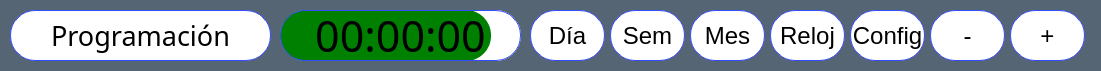
   <widget class="QGroupBox" name="gb_3">
    <property name="geometry">
     <rect>
      <x>0</x>
      <y>140</y>
      <width>1101</width>
      <height>71</height>
     </rect>
    </property>
    <property name="styleSheet">
     <string notr="true">background-color: #566573;
border: transparent;

</string>
    </property>
    <property name="title">
     <string/>
    </property>
    <widget class="QPushButton" name="push_Mes_3">
     <property name="geometry">
      <rect>
       <x>690</x>
       <y>10</y>
       <width>75</width>
       <height>51</height>
      </rect>
     </property>
     <property name="font">
      <font>
       <pointsize>18</pointsize>
      </font>
     </property>
     <property name="styleSheet">
      <string notr="true">background-color: white;
border-radius: 25px;
border: 1px solid #334CFF;</string>
     </property>
     <property name="text">
      <string>Mes</string>
     </property>
    </widget>
    <widget class="QPushButton" name="push_Sem_3">
     <property name="geometry">
      <rect>
       <x>610</x>
       <y>10</y>
       <width>75</width>
       <height>51</height>
      </rect>
     </property>
     <property name="font">
      <font>
       <pointsize>18</pointsize>
      </font>
     </property>
     <property name="styleSheet">
      <string notr="true">background-color: white;
border-radius: 25px;
border: 1px solid #334CFF;</string>
     </property>
     <property name="text">
      <string>Sem</string>
     </property>
    </widget>
    <widget class="QPushButton" name="push_Dia_3">
     <property name="geometry">
      <rect>
       <x>530</x>
       <y>10</y>
       <width>75</width>
       <height>51</height>
      </rect>
     </property>
     <property name="font">
      <font>
       <pointsize>18</pointsize>
      </font>
     </property>
     <property name="styleSheet">
      <string notr="true">background-color: white;
border-radius: 25px;
border: 1px solid #334CFF;</string>
     </property>
     <property name="text">
      <string>Día</string>
     </property>
    </widget>
    <widget class="QPushButton" name="push_Act_3">
     <property name="geometry">
      <rect>
       <x>10</x>
       <y>10</y>
       <width>261</width>
       <height>51</height>
      </rect>
     </property>
     <property name="font">
      <font>
       <family>Bahnschrift Light</family>
       <pointsize>20</pointsize>
      </font>
     </property>
     <property name="styleSheet">
      <string notr="true">background-color: white;
border: 1px solid #334CFF;
border-radius: 25px;</string>
     </property>
     <property name="text">
      <string>Programación</string>
     </property>
    </widget>
    <widget class="QPushButton" name="push_reloj_3">
     <property name="geometry">
      <rect>
       <x>770</x>
       <y>10</y>
       <width>75</width>
       <height>51</height>
      </rect>
     </property>
     <property name="font">
      <font>
       <pointsize>18</pointsize>
      </font>
     </property>
     <property name="styleSheet">
      <string notr="true">background-color: white;
border-radius: 25px;
border: 1px solid #334CFF;</string>
     </property>
     <property name="text">
      <string>Reloj</string>
     </property>
    </widget>
    <widget class="QPushButton" name="push_Config_3">
     <property name="geometry">
      <rect>
       <x>850</x>
       <y>10</y>
       <width>75</width>
       <height>51</height>
      </rect>
     </property>
     <property name="font">
      <font>
       <pointsize>18</pointsize>
      </font>
     </property>
     <property name="styleSheet">
      <string notr="true">background-color: white;
border-radius: 25px;
border: 1px solid #334CFF;</string>
     </property>
     <property name="text">
      <string>Config</string>
     </property>
    </widget>
    <widget class="QPushButton" name="push_Resta_3">
     <property name="geometry">
      <rect>
       <x>930</x>
       <y>10</y>
       <width>75</width>
       <height>51</height>
      </rect>
     </property>
     <property name="font">
      <font>
       <pointsize>18</pointsize>
      </font>
     </property>
     <property name="styleSheet">
      <string notr="true">background-color: white;
border-radius: 25px;
border: 1px solid #334CFF;</string>
     </property>
     <property name="text">
      <string>-</string>
     </property>
    </widget>
    <widget class="QPushButton" name="push_suma_3">
     <property name="geometry">
      <rect>
       <x>1010</x>
       <y>10</y>
       <width>75</width>
       <height>51</height>
      </rect>
     </property>
     <property name="font">
      <font>
       <pointsize>18</pointsize>
      </font>
     </property>
     <property name="styleSheet">
      <string notr="true">background-color: white;
border-radius: 25px;
border: 1px solid #334CFF;</string>
     </property>
     <property name="text">
      <string>+</string>
     </property>
    </widget>
    <widget class="QLabel" name="label_tiempo_3">
     <property name="geometry">
      <rect>
       <x>280</x>
       <y>10</y>
       <width>241</width>
       <height>51</height>
      </rect>
     </property>
     <property name="font">
      <font>
       <family>Bahnschrift Light</family>
       <pointsize>32</pointsize>
      </font>
     </property>
     <property name="styleSheet">
      <string notr="true">background: transparent;
border-radius: 25px;
border: 1px solid #334CFF;</string>
     </property>
     <property name="text">
      <string>00:00:00</string>
     </property>
     <property name="alignment">
      <set>Qt::AlignCenter</set>
     </property>
    </widget>
    <widget class="QLabel" name="label_barra_3">
     <property name="geometry">
      <rect>
       <x>280</x>
       <y>10</y>
       <width>211</width>
       <height>51</height>
      </rect>
     </property>
     <property name="font">
      <font>
       <family>Bahnschrift Light</family>
       <pointsize>32</pointsize>
      </font>
     </property>
     <property name="styleSheet">
      <string notr="true">background-color: green;
border-radius: 25px;
border: transparent;
</string>
     </property>
     <property name="text">
      <string/>
     </property>
     <property name="alignment">
      <set>Qt::AlignCenter</set>
     </property>
    </widget>
    <widget class="QLabel" name="label_fondo_3">
     <property name="geometry">
      <rect>
       <x>280</x>
       <y>10</y>
       <width>241</width>
       <height>51</height>
      </rect>
     </property>
     <property name="font">
      <font>
       <family>Bahnschrift Light</family>
       <pointsize>32</pointsize>
      </font>
     </property>
     <property name="styleSheet">
      <string notr="true">background-color: white;
border-radius: 25px;
border: 1px solid #FFFFFF;</string>
     </property>
     <property name="text">
      <string/>
     </property>
     <property name="alignment">
      <set>Qt::AlignCenter</set>
     </property>
    </widget>
    <zorder>label_fondo_3</zorder>
    <zorder>label_barra_3</zorder>
    <zorder>label_tiempo_3</zorder>
    <zorder>push_Mes_3</zorder>
    <zorder>push_Sem_3</zorder>
    <zorder>push_Dia_3</zorder>
    <zorder>push_Act_3</zorder>
    <zorder>push_reloj_3</zorder>
    <zorder>push_Config_3</zorder>
    <zorder>push_Resta_3</zorder>
    <zorder>push_suma_3</zorder>
   </widget>
